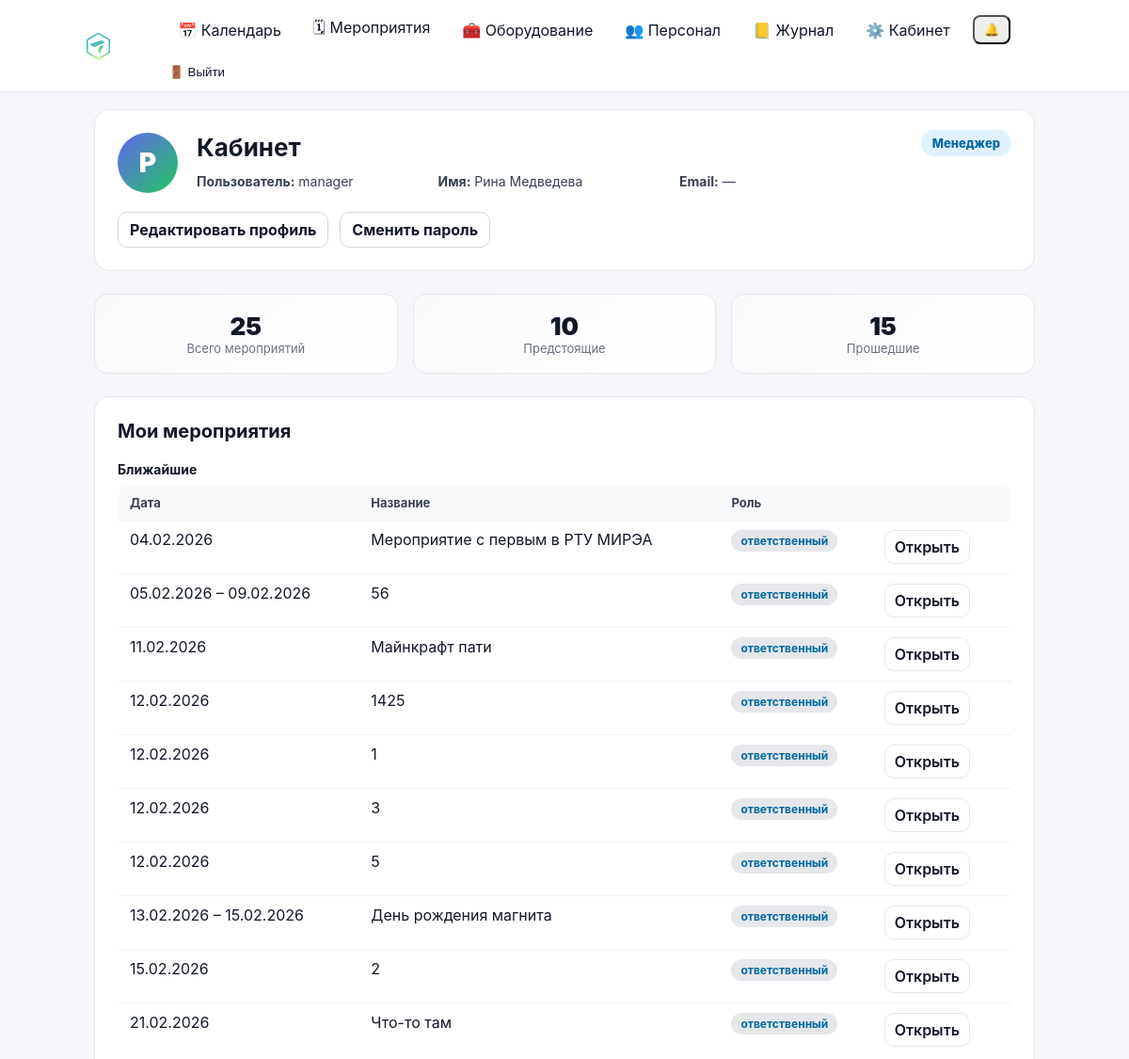
The page /cabinet/ (signed in, upper part) on the database as committed earlier.
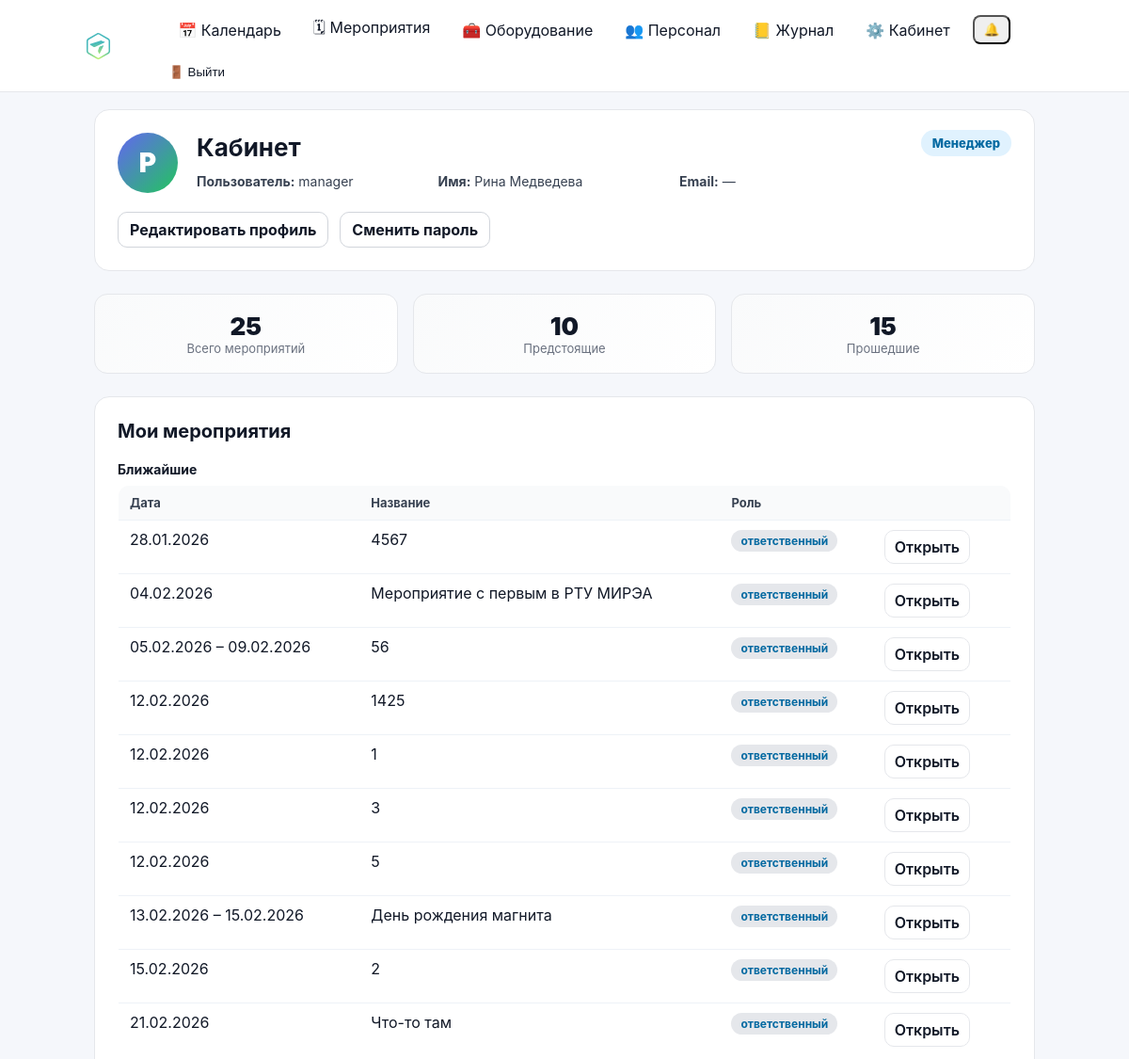
The same page on the database as committed later.
### events/models.py (models this page shows, shortened)
class Event(models.Model):
    class Meta:
        permissions = [
            ("edit_event_card", "Can edit event card (dates/status/etc)"),
            ("edit_event_equipment", "Can edit event equipment (own/rented)"),
        ]
    STATUS_DRAFT = "draft"
    STATUS_CONFIRMED = "confirmed"
    STATUS_CANCELLED = "cancelled"
    STATUS_CLOSED = "closed"
    STATUS_CHOICES = (
        (STATUS_DRAFT, "Черновик"),
        (STATUS_CONFIRMED, "Подтверждено"),
        (STATUS_CANCELLED, "Отменено"),
        (STATUS_CLOSED, "Закрыто"),
    )
    name = models.CharField(max_length=200)
    start_date = models.DateField()
    end_date = models.DateField(blank=True, null=True)
    client = models.CharField(max_length=200, blank=True)
    location = models.CharField(max_length=200, blank=True)
    responsible = models.ForeignKey(
        User,
        on_delete=models.SET_NULL,
        null=True,
        related_name="events",
    )
    s_engineer = models.ForeignKey(
        User,
        on_delete=models.SET_NULL,
        null=True,
        blank=True,
        related_name="senior_events",
    )
    engineers = models.ManyToManyField(
        User,
        blank=True,
        related_name="engineer_events",
    )
    notes = models.TextField(blank=True, default="")
    is_deleted = models.BooleanField(default=False)
    deleted_at = models.DateTimeField(null=True, blank=True)
    status = models.CharField(
        max_length=20,
        choices=STATUS_CHOICES,
        default=STATUS_DRAFT,
    )
    created_at = models.DateTimeField(auto_now_add=True)

### cabinet/views.py (the view)
# urls.py: path("", views.dashboard, name="dashboard"),
@login_required
def dashboard(request):
    user = request.user
    today = date.today()
    q = Q(responsible=user)
    if hasattr(Event, "s_engineer"):
        q = q | Q(s_engineer=user)
    if hasattr(Event, "engineers"):
        q = q | Q(engineers=user)
    qs = (
        Event.objects
        .filter(q, is_deleted=False)
        .distinct()
        .order_by("start_date", "id")
    )
    if hasattr(Event, "s_engineer"):
        qs = qs.select_related("responsible", "s_engineer")
    else:
        qs = qs.select_related("responsible")
    if hasattr(Event, "engineers"):
        qs = qs.prefetch_related("engineers")
    upcoming = []
    past = []
    for ev in qs:
        end = ev.end_date or ev.start_date
        role_name, role_slug = _event_user_role(ev, user)
        item = {
            "event": ev,
            "date_display": _format_date_range(ev.start_date, ev.end_date),
            "role_name": role_name,
            "role_slug": role_slug,
        }
        if end >= today:
            upcoming.append(item)
        else:
            past.append(item)
    upcoming.sort(key=lambda x: (x["event"].start_date, x["event"].id))
    past.sort(key=lambda x: (x["event"].start_date, x["event"].id), reverse=True)
    stats = {
        "total": len(upcoming) + len(past),
        "upcoming": len(upcoming),
        "past": len(past),
    }
    role_name, role_slug = _get_primary_role(user)
    context = {
        "role_name": role_name,
        "role_slug": role_slug,
        "stats": stats,
        "upcoming_events": upcoming,
        "past_events": past,
    }
    return render(request, "cabinet/dashboard.html", context)

### accounts/context_processors.py (called while the page is built)
def authz_flags(request):
    user = getattr(request, "user", None)
    return {
        "can_manage_staff": can_manage_staff(user),
        "can_edit_event_card": can_edit_event_card(user),
        "can_edit_event_equipment": can_edit_event_equipment(user),
        "can_edit_inventory": can_edit_inventory(user),
    }

### accounts/permissions.py (called while the page is built)
def _ok(user) -> bool:
    return bool(user and user.is_authenticated)

def is_super(user) -> bool:
    return bool(_ok(user) and getattr(user, "is_superuser", False))

def can_manage_staff(user) -> bool:
    return is_super(user) or (_ok(user) and user.has_perm("accounts.manage_staff"))

def can_edit_inventory(user) -> bool:
    return is_super(user) or (_ok(user) and user.has_perm("inventory.manage_inventory"))

def can_edit_event_card(user) -> bool:
    return is_super(user) or (_ok(user) and user.has_perm("events.edit_event_card"))

def can_edit_event_equipment(user) -> bool:
    return is_super(user) or (_ok(user) and user.has_perm("events.edit_event_equipment"))

### cabinet/views.py (called while the page is built)
def _format_date_range(start, end):
    if not end or end == start:
        return start.strftime("%d.%m.%Y")
    return f"{start.strftime('%d.%m.%Y')} – {end.strftime('%d.%m.%Y')}"

### cabinet/templates/cabinet/dashboard.html (shortened to what this page needs)
{% extends "base.html" %}
{% load static %}
{% block content %}
<div class="cabinet-page">
    <div class="cabinet-card cabinet-profile">
        <div class="cabinet-profile-header">
            <div class="cabinet-avatar">
                {{ user.first_name|default:user.username|slice:":1"|upper }}
            </div>
            <div class="cabinet-profile-info">
                <h1 class="cabinet-title">Кабинет</h1>
                <div class="cabinet-user-meta">
                    <div><strong>Пользователь:</strong> {{ user.username }}</div>
                    <div><strong>Имя:</strong> {{ user.get_full_name|default:"—" }}</div>
                    <div><strong>Email:</strong> {{ user.email|default:"—" }}</div>
                </div>
            </div>
            <div class="cabinet-role">
                <span class="role-badge role-{{ role_slug }}">
                    {{ role_name }}
                </span>
            </div>
        </div>
        <div class="cabinet-actions">
            <a href="{% url 'cabinet:profile_edit' %}" class="btn">
                Редактировать профиль
            </a>
            <a href="{% url 'cabinet:password_change' %}" class="btn">
                Сменить пароль
            </a>
        </div>
    </div>
    <div class="cabinet-stats">
        <div class="stat-card">
            <div class="stat-value">{{ stats.total }}</div>
            <div class="stat-label">Всего мероприятий</div>
        </div>
        <div class="stat-card">
            <div class="stat-value">{{ stats.upcoming }}</div>
            <div class="stat-label">Предстоящие</div>
        </div>
        <div class="stat-card">
            <div class="stat-value">{{ stats.past }}</div>
            <div class="stat-label">Прошедшие</div>
        </div>
    </div>
    <div class="cabinet-card">
        <h2 class="cabinet-section-title">Мои мероприятия</h2>
        {% if upcoming_events %}
        <div class="cabinet-subtitle">Ближайшие</div>
        <table class="list-table">
            <thead>
                <tr>
                    <th>Дата</th>
                    <th>Название</th>
                    <th>Роль</th>
                    <th></th>
                </tr>
            </thead>
            <tbody>
                {% for item in upcoming_events %}
                <tr>
                    <td>{{ item.date_display }}</td>
                    <td>{{ item.event.name }}</td>
                    <td>
                        <span class="role-pill role-{{ item.role_slug }}">
                            {{ item.role_name }}
                        </span>
                    </td>
                    <td>
                        <a href="{% url 'event_detail' item.event.id %}" class="btn btn-secondary">
                            Открыть
                        </a>
                    </td>
                </tr>
                {% endfor %}
            </tbody>
        </table>
        {% endif %}
    </div>
</div>
{% endblock %}

Rows that differ between the two databases and show on the page:
no longer on this page (row edited): Event: date_display "11.02.2026", event.name "Майнкрафт пати", role_name "ответственный"
added Event: date_display "28.01.2026", event.name "4567", role_name "ответственный"
